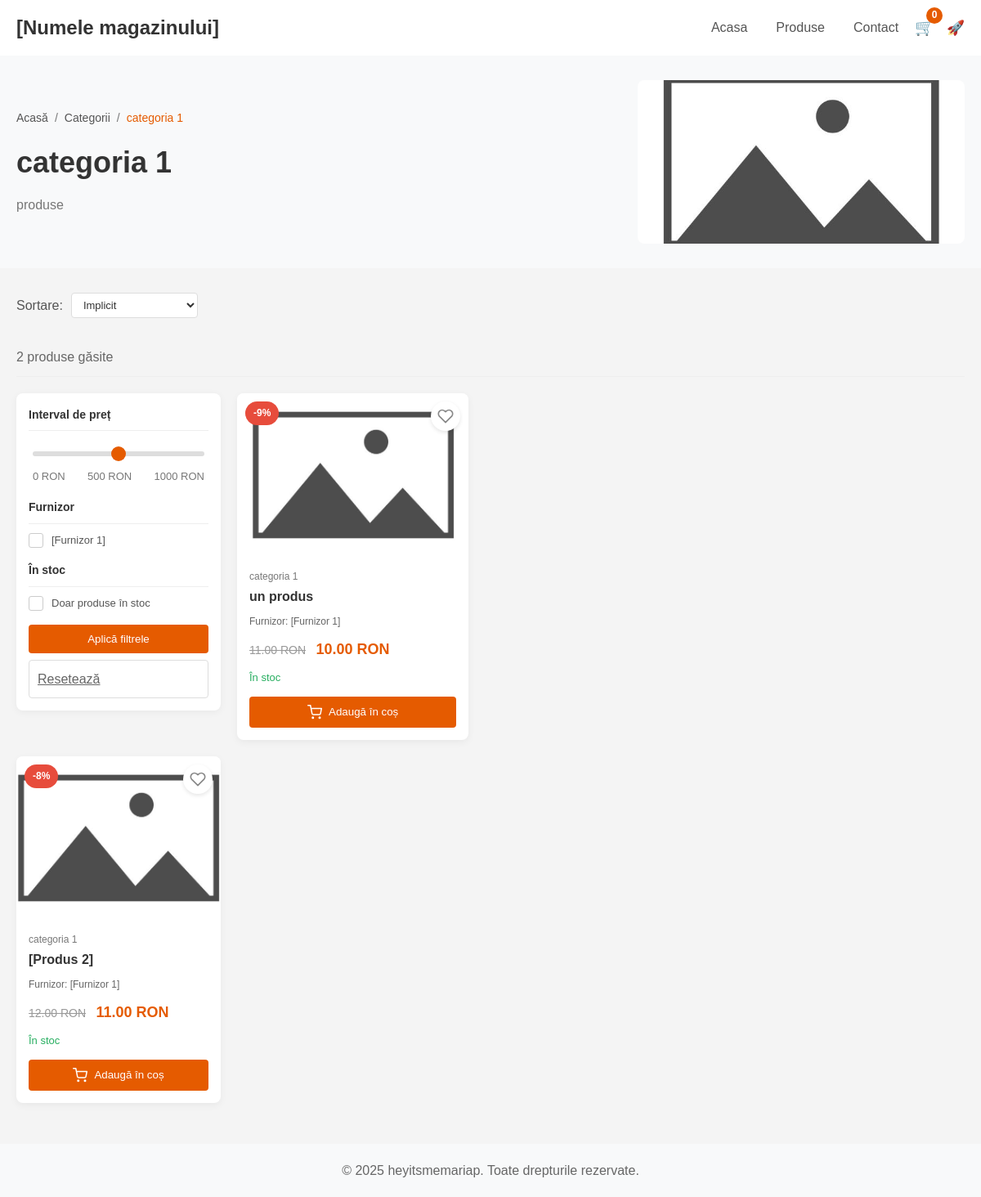
The page /category/db33d4ddfg/ on the database its author committed.
### core/models.py (models this page shows, shortened)
class Category(models.Model):
    cid = ShortUUIDField(unique=True, length=10, alphabet="abcdefgh12345")
    title = models.CharField(max_length=100, default="[Categorie]")
    image = models.ImageField(upload_to="categorie")
    class Meta:
        verbose_name_plural = "Categorii"

class Furnizor(models.Model):
    vid = ShortUUIDField(unique=True, length=10, alphabet="abcdefgh12345")
    title = models.CharField(max_length=100, default="[Furnizor]")
    image = models.ImageField(upload_to=user_directory_path)
    description = models.TextField(null=True, blank=True, default="[Descriere furnizor]")
    address = models.CharField(max_length=100, default="[Bd. Preciziei nr. 24, Bloc A1, Ap.709]")
    contact = models.CharField(max_length=100, default="[+40 (787) 763 178]")
    chat_resp_time = models.CharField(max_length=100, default="[100]")
    shipping_on_time = models.CharField(max_length=100, default="[60]")
    authentic_rating = models.CharField(max_length=100, default="[5]")
    days_return = models.CharField(max_length=100, default="[30]")
    warranty_period = models.CharField(max_length=100, default="[30]")
    user = models.ForeignKey(User, on_delete = models.SET_NULL, null = True)
    price = models.DecimalField(max_digits=10, decimal_places=2,default="00.00")
    old_price = models.DecimalField(max_digits=10, decimal_places=2,default="01.00")
    class Meta:
        verbose_name_plural = "Furnizori"

class Product(models.Model):
    pid = ShortUUIDField(unique=True, length=10, alphabet="abcdefgh12345", default="[Produs nou]")
    title = models.CharField(max_length=100, default="[Produs]")
    image = models.ImageField(upload_to=user_directory_path, default="[Produs.jpg]")
    description = models.TextField(null=True, blank=True, default="[Descriere produs]")
    user = models.ForeignKey(User, on_delete = models.SET_NULL, null = True)
    category = models.ForeignKey(Category, on_delete = models.SET_NULL, null = True)
    vendor = models.ForeignKey(Furnizor, on_delete = models.SET_NULL, null = True)
    price = models.DecimalField(max_digits=10, decimal_places=2, default="00.00")
    old_price = models.DecimalField(max_digits=10, decimal_places=2, default="01.00")
    specifications = models.TextField(null=True, blank=True, default="[Alte specificatii]")
    product_status = models.CharField(choices=STATUS, max_length=10, default="wip")
    status = models.BooleanField(default=True)
    in_stock = models.BooleanField(default=True)
    featured = models.BooleanField(default=False)
    digital = models.BooleanField(default=False)
    sku = ShortUUIDField(unique=True, length=4, alphabet="1234567890")
    date = models.DateField(auto_now_add=True)
    updated = models.DateField(null = True, blank=True)
    class Meta:
        verbose_name_plural = "Produse"
    def get_precentage(self):
        if self.old_price and self.price > 0:
            new_price = 100 - (self.price / self.old_price) * 100
            return new_price
        return 0

### core/views.py (the view, shortened to what this page needs)
# urls.py: path('category/<str:category_id>/', views.category_detail, name='category_detail'),
def category_detail(request, category_id):
    category = get_object_or_404(Category, cid=category_id)
    vendors = Furnizor.objects.all()
    products_list = Product.objects.filter(category=category, status=True)
    price_range = request.GET.get('price', None)
    if price_range:
        try:
            max_price = float(price_range)
            products_list = products_list.filter(price__lte=max_price)
        except ValueError:
            pass
    vendor_ids = request.GET.getlist('vendor')
    in_stock = request.GET.get('in_stock')
    if in_stock == 'true':
        products_list = products_list.filter(in_stock=True)
    sort_by = request.GET.get('sort', 'default')
    if sort_by == 'price-low':
        products_list = products_list.order_by('price')
    elif sort_by == 'price-high':
        products_list = products_list.order_by('-price')
    elif sort_by == 'newest':
        products_list = products_list.order_by('-date')
    elif sort_by == 'popular':
        products_list = products_list.order_by('-featured', 'title')
    paginator = Paginator(products_list, 3)
    page = request.GET.get('page', 1)
    try:
        products = paginator.page(page)
    except:
        products = paginator.page(1)
    context = {
        'category': category,
        'products': products,
        'vendors': vendors,
        'current_sort': sort_by,
        'selected_vendors': vendor_ids,
        'current_price': price_range,
        'show_in_stock': in_stock == 'true',
    }
    return render(request, 'core/category_explore.html', context)

### templates/core/category_explore.html (shortened to what this page needs)
{% extends 'partials/base.html'  %}
{% load static %}
{% block content %}
<section class="category-header">
    <div class="container">
        <div class="category-banner">
            <div class="category-info">
                <nav class="breadcrumb">
                    <a href="{% url 'core:index' %}">Acasă</a>
                    <span class="separator">/</span>
                    <a href="{% url 'core:category-list' %}">Categorii</a>
                    <span class="separator">/</span>
                    <span class="current">{{ category.title }}</span>
                </nav>
                <h1>{{ category.title }}</h1>
                <p class="product-count">{{ products.count }} produse</p>
            </div>
            <div class="category-image">
                <img src="{{ category.image.url }}" alt="{{ category.title }}">
            </div>
        </div>
    </div>
</section>
<section class="products-container">
    <div class="container">
        <div class="filter-controls">
            <div class="filter-section">
                <form id="sort-form" method="get" action="{{ request.path }}" style="display: flex; align-items: center;">
                    <label for="sort-products">Sortare:</label>
                    <select id="sort-products" name="sort" class="sort-select" onchange="document.getElementById('sort-form').submit();">
                        <option value="default" {% if current_sort == 'default' %}selected{% endif %}>Implicit</option>
                    </select>
                </form>
            </div>
        </div>
        <div class="search-results-info">
            <p>{{ products.paginator.count }} produse găsite</p>
        </div>
        <div class="products-grid-container">
            <div class="filters-sidebar" id="filters-sidebar">
                <form id="filter-form" method="get" action="{{ request.path }}">
                    <div class="filter-block">
                        <h3>Interval de preț</h3>
                        <div class="price-range">
                            <input type="range" min="0" max="1000" value="{{ current_price|default:500 }}" class="slider" id="price-range" name="price">
                            <div class="price-labels">
                                <span>0 RON</span>
                                <span id="price-value">{{ current_price|default:500 }} RON</span>
                                <span>1000 RON</span>
                            </div>
                        </div>
                    </div>
                    <div class="filter-block">
                        <h3>Furnizor</h3>
                        <div class="checkbox-group">
                            {% for vendor in vendors %}
                            <label class="checkbox-label">
                                <span class="checkbox-custom"></span>
                                {{ vendor.title }}
                            </label>
                            {% endfor %}
                        </div>
                    </div>
                    <div class="filter-block">
                        <h3>În stoc</h3>
                        <div class="checkbox-group">
                            <label class="checkbox-label">
                                <span class="checkbox-custom"></span>
                                Doar produse în stoc
                            </label>
                        </div>
                    </div>
                    <div class="filter-actions">
                        <button type="submit" class="btn-apply">Aplică filtrele</button>
                        <a href="{{ request.path }}" class="btn-reset">Resetează</a>
                    </div>
                </form>
            </div>
            <div class="products-grid">
                {% if products %}
                    {% for product in products %}
                    <div class="product-card" data-product-id="{{ product.pid }}">
                        <div class="product-badge {% if product.get_precentage > 0 %}sale{% elif product.featured %}featured{% endif %}">
                            {% if product.get_precentage > 0 %}
                                -{{ product.get_precentage|floatformat:0 }}%
                            {% elif product.featured %}
                                Popular
                            {% endif %}
                        </div>
                        <div class="product-actions">
                            <button class="action-btn wishlist-btn {% if product.pid in wishlist_products %}in-wishlist{% endif %}" title="Adaugă la favorite" data-product-id="{{ product.pid }}">
                            </button>
                        </div>
                        <a href="#" class="product-image">
                            <img src="{{ product.image.url }}" alt="{{ product.title }}">
                        </a>
                        <div class="product-info">
                            <div class="product-category">{{ product.category.title }}</div>
                            <h3 class="product-title">
                                <a href="#">{{ product.title }}</a>
                            </h3>
                            <div class="product-vendor">
                                {% if product.vendor %}
                                    <span>Furnizor: {{ product.vendor.title }}</span>
                                {% endif %}
                            </div>
                            <div class="product-price">
                                {% if product.get_precentage > 0 %}
                                    <span class="regular-price">{{ product.old_price }} RON</span>
                                {% endif %}
                                <span class="current-price">{{ product.price }} RON</span>
                            </div>
                            <div class="product-status">
                                {% if product.in_stock %}
                                    <span class="in-stock">În stoc</span>
                                {% else %}
                                    <span class="out-of-stock">Stoc epuizat</span>
                                {% endif %}
                            </div>
                            <button class="add-to-cart">
                                Adaugă în coș
                            </button>
                        </div>
                        </div>
                    </div>
                    {% endfor %}
                {% endif %}
            </div>
</section>
{% endblock content %}

### static/assets/css/styles.css (style rules this page uses)
* { margin: 0; padding: 0; box-sizing: border-box; font-family: Arial, sans-serif; }
body { background: #f4f4f4; color: #333; }

### templates/partials/base.html (style rules this page uses)
body { font-family: Arial, sans-serif; margin: 0; padding: 0; line-height: 1.6; color: #333; }
nav { display: flex; align-items: center; }
.add-to-cart { width: 100%; display: flex; align-items: center; justify-content: center; background-color: #e55b00; color: white; border: none; padding: 10px; border-radius: 4px; font-weight: 500; cursor: pointer; transition: background-color 0.2s, transform 0.1s; }
.add-to-cart svg { margin-right: 8px; }
.add-to-cart, .quantity-controls { transition: opacity 0.3s, transform 0.3s; }
.wishlist-btn { background-color: white; border: none; width: 36px; height: 36px; border-radius: 50%; display: flex; align-items: center; justify-content: center; box-shadow: 0 2px 5px rgba(0,0,0,0.1); cursor: pointer; transition: all 0.2s; color: #888; }

### rows shown on the page
Category: title "categoria 1", image (picture)
Furnizor: title "[Furnizor 1]"
Product: get_precentage "9", image (picture), category "categoria 1", title "un produs", vendor "[Furnizor 1]", old_price "11.00", price "10.00", in_stock "În stoc"
Product: get_precentage "8", image (picture), category "categoria 1", title "[Produs 2]", vendor "[Furnizor 1]", old_price "12.00", price "11.00", in_stock "În stoc"

### other values the page prints
{{ products.paginator.count }} "2"
{{ current_price|default:500 }} "500"
